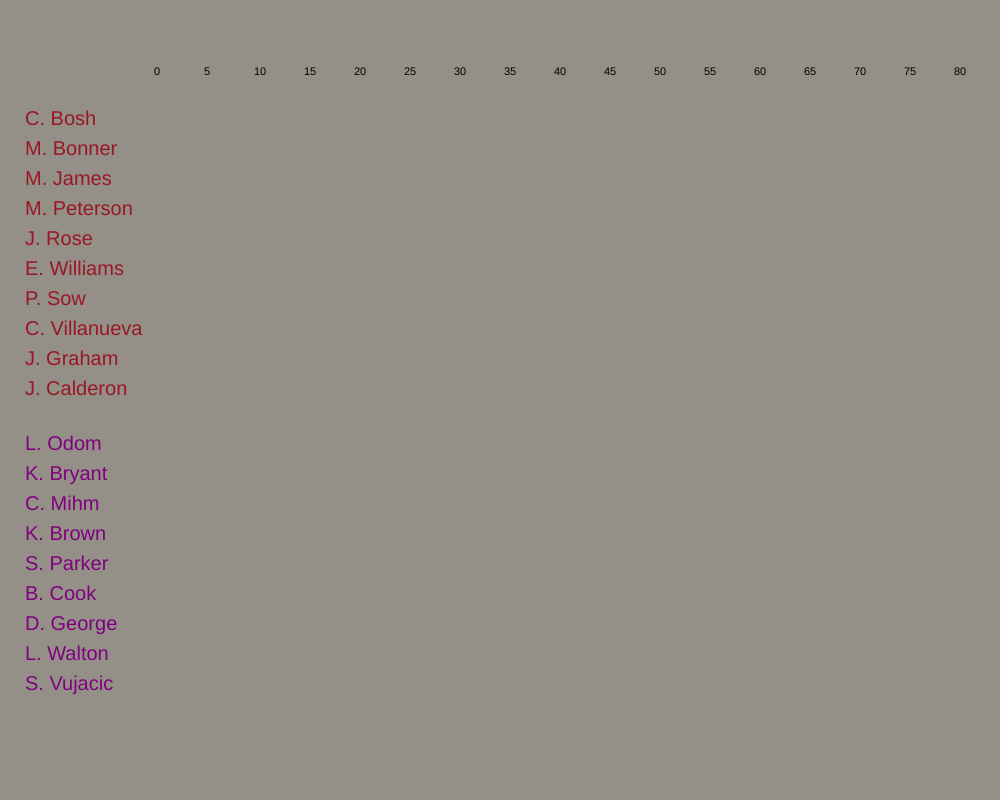
Frame 1 (no input)
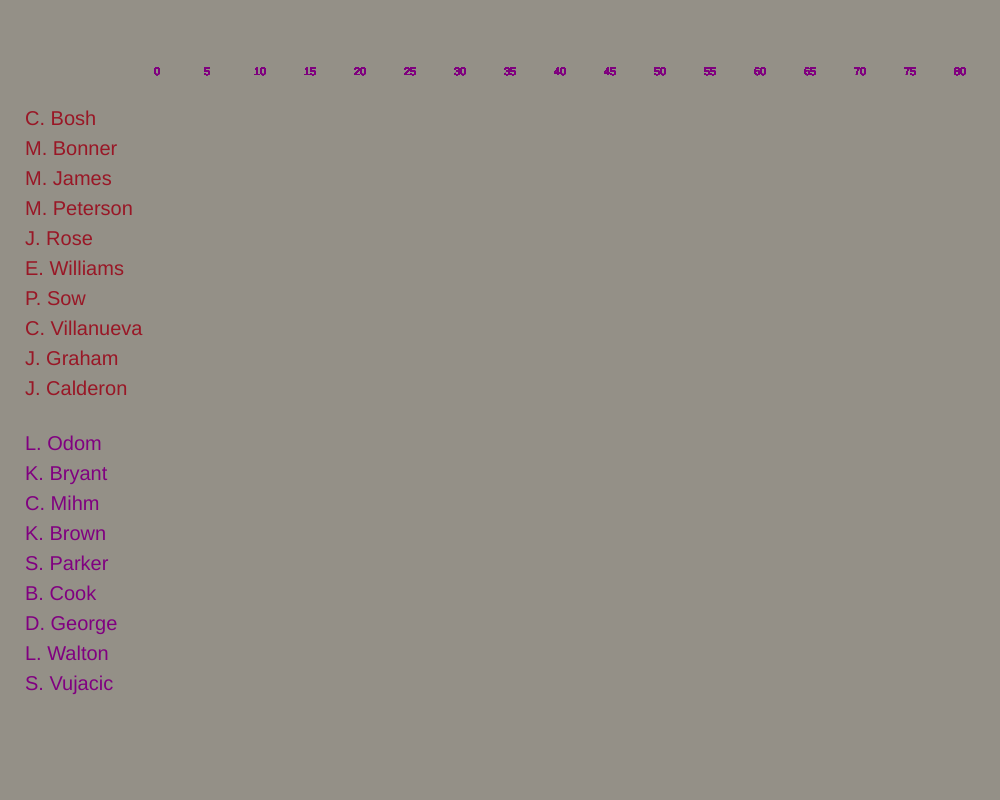
Frame 60 (no input)
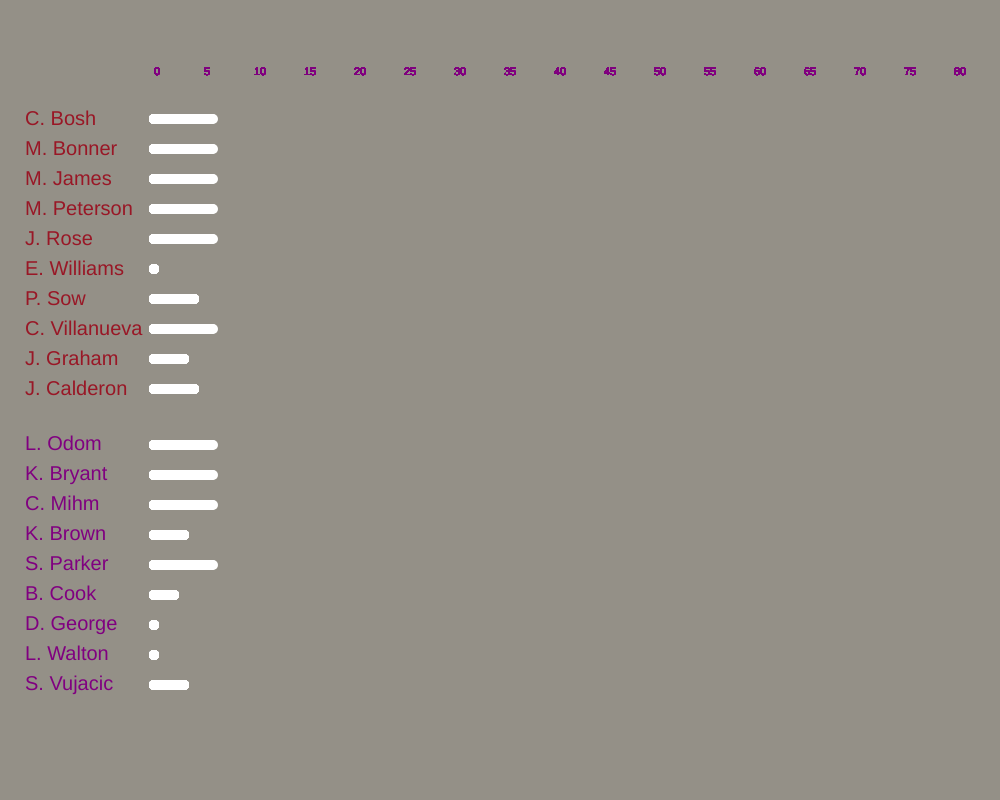
Frame 120 (the mouse pressed at the canvas centre since frame 60)

The p5.js sketch that drew these frames (run headless with seeded random() and noise() and a simulated clock; from frame 60 on, the mouse is pressed at the canvas centre):

// p5.js sketch
// ── sketch.js
/* Manuel Zetino
  last edited 2/25/17
  Box score from Kobe's 81 point game, when you click it will log a point for each player up until all points accounted for
*/  

var raps = ["C. Bosh", "M. Bonner", "M. James", "M. Peterson", "J. Rose", "E. Williams","P. Sow", "C. Villanueva", "J. Graham", "J. Calderon"]; //players on raptors
var laks = ["L. Odom", "K. Bryant", "C. Mihm", "K. Brown", "S. Parker", "B. Cook", "D. George", "L. Walton", "S. Vujacic"] // players on lakers
var rapsPoints = ["18","12", "26", "7", "17", "0", "4", "13","3", "4"] // raptors points
var laksPoints = ["8", "81", "12", "3", "13", "2", "0", "0", "3"] // lakers points
var ellipseObjsr = [];
var ellipseObjsl = [];
var showgraph = false




function setup() {
  createCanvas(1000, 800); // canvas size
  background(148, 144, 135); // grey background


}

function draw() {
  drawLabels(); // points axis
  fill(148, 144, 135); // rectangle for improved stroke
  rect(25, 25, 121, 800); // rectangle for improved stroke

  if(showgraph == true) { // for mouse press
  noStroke();
  fill(255); // white ellipse
  //raptors ellipse for wach player
  for (i = 0; i < raps.length; i++) {
    ellipseObjsr.push({xpos: 154, ypos: 119 + i * 30});
  }  
  // raptors movement of points bar
  for (i = 0; i < ellipseObjsr.length; i ++) {
    ellipse(ellipseObjsr[i].xpos, ellipseObjsr[i].ypos, 10, 10);
    ellipseObjsr[i].xpos = min(ellipseObjsr[i].xpos +1, 154 + rapsPoints[i] *10);
  }
  // ellipse for all players
  for (i = 0; i < laks.length; i++) {
    ellipseObjsl.push({xpos: 154, ypos: 445 + i * 30});
  }  
  // movement of points bar for players
  for (i = 0; i < ellipseObjsl.length; i++) {
    ellipse(ellipseObjsl[i].xpos, ellipseObjsl[i].ypos, 10, 10);
    ellipseObjsl[i].xpos = min(ellipseObjsl[i].xpos +1, 154 + laksPoints[i] *10);
  }
  }

// raps players names
  for (i = 0; i < raps.length; i++) {
    noStroke();
    fill(153, 23, 38);
    textSize(20);
    text(raps[i], 25, i * 30 + 125);
  } 


//  lakers players names 
  for (i = 0; i < laks.length; i++) {
    noStroke();
    fill('purple');
    textSize(20);
    text(laks[i], 25, i * 30 + 450);
  }

// points axis
  function drawLabels() {
    noStroke();
    textSize(11); // sets the text size to 11
    // points
    for (i = 0; i < 27; i++) {        
      text(i * 5, 154 + i * 50, 75);
  }
}
  
}

//when mouse is clicked the points will move. 

function mousePressed() {
  showgraph = true
  


}
